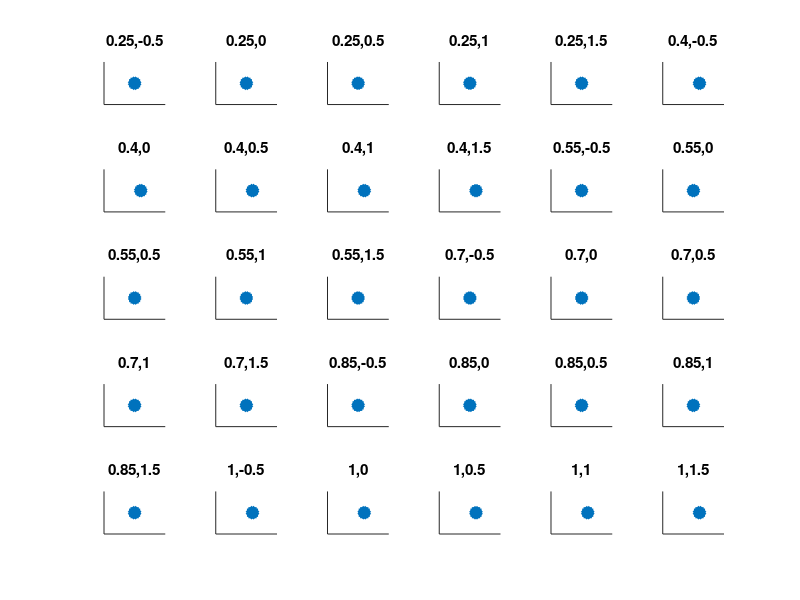

This figure's MATLAB source:
% Each figure is a different value of theta
% Each plot on a single figure is a different value of (r1, r2)
%%%  Mitra and Mark work via Zoom together.  
%%% Wednesday, May 13, 2020

clc;
faceFrameL = 1; %  length of face frame
s = 0.5;

thetaVals = [-30:15:30];

for ii = 1 % :length(thetaVals)
    figure(ii);
    set(gcf,'color','w');
    thetaVal = thetaVals(ii);
    
    rVals_1_lower = min([-4*s*sind(thetaVal),-s*sind(thetaVal)]);
    rVals_1_upper = max([-4*s*sind(thetaVal),-s*sind(thetaVal)]);
    rVals_1_ival = (rVals_1_upper - rVals_1_lower)/5;
    
    rVals_1 = [rVals_1_lower:rVals_1_ival:rVals_1_upper];
    rVals_2 = [-0.5*faceFrameL:0.5*faceFrameL:1.5*faceFrameL];
    
    counter = 0;    
    for jj = 1:length(rVals_1)       
        for kk = 1:length(rVals_2)
            counter = counter + 1;
            rVal1 = rVals_1(jj);
            rVal2 = rVals_2(kk);
            subplot(5,6,counter);
            % plot whiskers for that combination of theta and r
            % plot x-axis and y-axis
            h = plot(rVal1,rVal2,'*');
            set(h,'LineWidth',8);
            set(gca,'Box','off');
            % ensure all plots are on the same axes
            % consider using axis('equal') (??? not sure)
            % axis([xmin,xmax,ymin,ymax]);
            set(gca,'xtick',[]); 
            set(gca,'ytick',[]); 
            tempstring = [num2str(rVal1,3), ',' num2str(rVal2,3)];
            title(tempstring);
            % ensure all plots are on the same axes
            % consider using axis('equal') (??? not sure)
            % axis([xmin,xmax,ymin,ymax]);
        end;
    end;
end;
